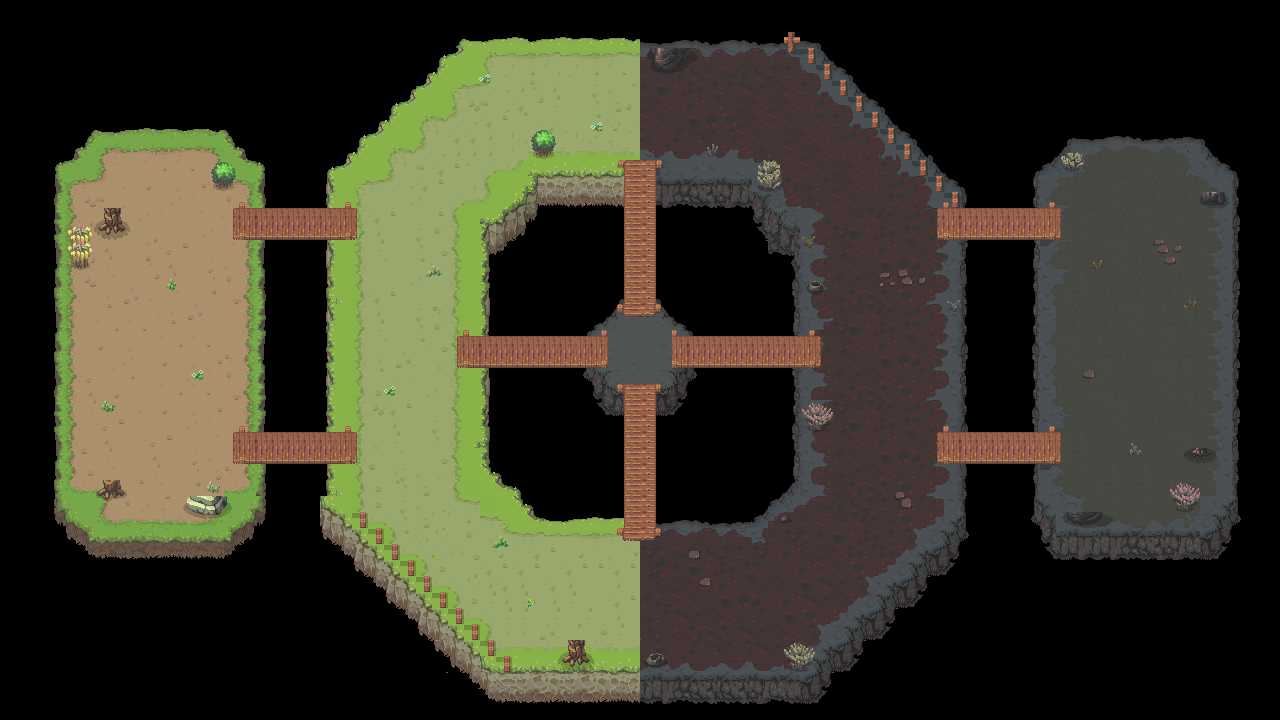

A level layout from a 2D game, rendered from its tile map. Below: a short description, then the map file with tile-grid data replaced by summaries:
An orthogonal 80x45 tile map with 16x16 px tiles, 5 tile layers (ground, ground_l2, water, tight_pup, ...), 20 tilesets.

<map version="1.8" tiledversion="1.8.4" orientation="orthogonal" renderorder="right-down" width="80" height="45" tilewidth="16" tileheight="16" infinite="0" nextlayerid="11" nextobjectid="1">
 <tileset firstgid="1" name="water_env" tilewidth="16" tileheight="16" tilecount="2400" columns="48">
  <image source="../tile/2DML_SET2/water_env.png" width="768" height="800" />
 </tileset>
 <tileset firstgid="2401" name="mainlevbuild" tilewidth="16" tileheight="16" tilecount="8000" columns="100">
  <image source="../tile/2DML_SET2/mainlevbuild.png" width="1600" height="1280" />
 </tileset>
 <tileset firstgid="10401" name="bush1A" tilewidth="32" tileheight="32" tilecount="12" columns="4">
  <image source="../tile/2DML_SET2/Animated/bush1A.png" width="128" height="96" />
  <tile id="0">
   <animation>
    <frame tileid="0" duration="100" />
    <frame tileid="1" duration="100" />
    <frame tileid="2" duration="100" />
    <frame tileid="3" duration="100" />
    <frame tileid="4" duration="100" />
    <frame tileid="5" duration="100" />
    <frame tileid="6" duration="100" />
    <frame tileid="7" duration="100" />
    <frame tileid="8" duration="100" />
    <frame tileid="9" duration="100" />
   </animation>
  </tile>
 </tileset>
 <tileset firstgid="10413" name="tree1A2000" tilewidth="64" tileheight="96" tilecount="10" columns="10">
  <image source="../tile/2DML_SET2/Animated/tree1A.png" width="640" height="128" />
  <tile id="0">
   <animation>
    <frame tileid="0" duration="100" />
    <frame tileid="1" duration="100" />
    <frame tileid="2" duration="100" />
    <frame tileid="3" duration="100" />
    <frame tileid="4" duration="100" />
    <frame tileid="5" duration="100" />
    <frame tileid="6" duration="100" />
    <frame tileid="7" duration="100" />
    <frame tileid="8" duration="100" />
    <frame tileid="9" duration="100" />
   </animation>
  </tile>
 </tileset>
 <tileset firstgid="10423" name="tree2A2000" tilewidth="64" tileheight="16" tilecount="60" columns="10">
  <image source="../tile/2DML_SET2/Animated/tree2A.png" width="640" height="96" />
  <tile id="0">
   <animation>
    <frame tileid="0" duration="100" />
    <frame tileid="1" duration="100" />
    <frame tileid="2" duration="100" />
    <frame tileid="3" duration="100" />
    <frame tileid="4" duration="100" />
    <frame tileid="5" duration="100" />
    <frame tileid="6" duration="100" />
    <frame tileid="7" duration="100" />
    <frame tileid="8" duration="100" />
    <frame tileid="9" duration="100" />
   </animation>
  </tile>
  <tile id="10">
   <animation>
    <frame tileid="10" duration="100" />
    <frame tileid="11" duration="100" />
    <frame tileid="12" duration="100" />
    <frame tileid="13" duration="100" />
    <frame tileid="14" duration="100" />
    <frame tileid="15" duration="100" />
    <frame tileid="16" duration="100" />
    <frame tileid="17" duration="100" />
    <frame tileid="18" duration="100" />
    <frame tileid="19" duration="100" />
   </animation>
  </tile>
  <tile id="20">
   <animation>
    <frame tileid="30" duration="100" />
    <frame tileid="31" duration="100" />
    <frame tileid="32" duration="100" />
    <frame tileid="33" duration="100" />
    <frame tileid="34" duration="100" />
    <frame tileid="35" duration="100" />
    <frame tileid="36" duration="100" />
    <frame tileid="37" duration="100" />
    <frame tileid="38" duration="100" />
    <frame tileid="39" duration="100" />
   </animation>
  </tile>
  <tile id="30">
   <animation>
    <frame tileid="30" duration="100" />
    <frame tileid="31" duration="100" />
    <frame tileid="32" duration="100" />
    <frame tileid="33" duration="100" />
    <frame tileid="34" duration="100" />
    <frame tileid="35" duration="100" />
    <frame tileid="36" duration="100" />
    <frame tileid="37" duration="100" />
    <frame tileid="38" duration="100" />
    <frame tileid="39" duration="100" />
   </animation>
  </tile>
  <tile id="40">
   <animation>
    <frame tileid="40" duration="100" />
    <frame tileid="41" duration="100" />
    <frame tileid="42" duration="100" />
    <frame tileid="43" duration="100" />
    <frame tileid="44" duration="100" />
    <frame tileid="45" duration="100" />
    <frame tileid="46" duration="100" />
    <frame tileid="47" duration="100" />
    <frame tileid="48" duration="100" />
    <frame tileid="49" duration="100" />
   </animation>
  </tile>
 </tileset>
 <tileset firstgid="10483" name="tree1B2000" tilewidth="64" tileheight="96" tilecount="10" columns="10">
  <image source="../tile/2DML_SET2/Animated/tree1B.png" width="640" height="128" />
  <tile id="0">
   <animation>
    <frame tileid="0" duration="100" />
    <frame tileid="1" duration="100" />
    <frame tileid="2" duration="100" />
    <frame tileid="3" duration="100" />
    <frame tileid="4" duration="100" />
    <frame tileid="5" duration="100" />
    <frame tileid="6" duration="100" />
    <frame tileid="7" duration="100" />
    <frame tileid="8" duration="100" />
    <frame tileid="9" duration="100" />
   </animation>
  </tile>
 </tileset>
 <tileset firstgid="10493" name="tree1A3000" tilewidth="64" tileheight="16" tilecount="80" columns="10">
  <image source="../tile/2DML_SET2/Animated/tree1A.png" width="640" height="128" />
 </tileset>
 <tileset firstgid="10573" name="decorative_props" tilewidth="16" tileheight="16" tilecount="1024" columns="32">
  <image source="../tile/2DML_SET2/decorative_props.png" width="512" height="512" />
 </tileset>
 <tileset firstgid="11597" name="other_props" tilewidth="16" tileheight="16" tilecount="256" columns="16">
  <image source="../tile/2DML_SET2/other_props.png" width="256" height="256" />
 </tileset>
 <tileset firstgid="11853" name="bush3B" tilewidth="32" tileheight="32" tilecount="12" columns="4">
  <image source="../tile/2DML_SET2/Animated/bush3B.png" width="128" height="96" />
  <tile id="0">
   <animation>
    <frame tileid="0" duration="100" />
    <frame tileid="1" duration="100" />
    <frame tileid="2" duration="100" />
    <frame tileid="3" duration="100" />
    <frame tileid="4" duration="100" />
    <frame tileid="5" duration="100" />
    <frame tileid="6" duration="100" />
    <frame tileid="7" duration="100" />
    <frame tileid="8" duration="100" />
    <frame tileid="9" duration="100" />
   </animation>
  </tile>
 </tileset>
 <tileset firstgid="11865" name="tree1B3000" tilewidth="64" tileheight="16" tilecount="80" columns="10">
  <image source="../tile/2DML_SET2/Animated/tree1B.png" width="640" height="128" />
 </tileset>
 <tileset firstgid="11945" name="tree1B" tilewidth="64" tileheight="128" tilecount="10" columns="10">
  <image source="../tile/2DML_SET2/Animated/tree1B.png" width="640" height="128" />
  <tile id="0">
   <animation>
    <frame tileid="0" duration="100" />
    <frame tileid="1" duration="100" />
    <frame tileid="2" duration="100" />
    <frame tileid="3" duration="100" />
    <frame tileid="4" duration="100" />
    <frame tileid="5" duration="100" />
    <frame tileid="6" duration="100" />
    <frame tileid="7" duration="100" />
    <frame tileid="8" duration="100" />
    <frame tileid="9" duration="100" />
   </animation>
  </tile>
 </tileset>
 <tileset firstgid="11955" name="tree1A" tilewidth="64" tileheight="128" tilecount="10" columns="10">
  <image source="../tile/2DML_SET2/Animated/tree1A.png" width="640" height="128" />
  <tile id="0">
   <animation>
    <frame tileid="0" duration="100" />
    <frame tileid="1" duration="100" />
    <frame tileid="2" duration="100" />
    <frame tileid="3" duration="100" />
    <frame tileid="4" duration="100" />
    <frame tileid="5" duration="100" />
    <frame tileid="6" duration="100" />
    <frame tileid="7" duration="100" />
    <frame tileid="8" duration="100" />
    <frame tileid="9" duration="100" />
   </animation>
  </tile>
 </tileset>
 <tileset firstgid="11965" name="tree2B2000" tilewidth="64" tileheight="16" tilecount="60" columns="10">
  <image source="../tile/2DML_SET2/Animated/tree2B.png" width="640" height="96" />
  <tile id="0">
   <animation>
    <frame tileid="0" duration="100" />
    <frame tileid="1" duration="100" />
    <frame tileid="2" duration="100" />
    <frame tileid="3" duration="100" />
    <frame tileid="4" duration="100" />
    <frame tileid="5" duration="100" />
    <frame tileid="6" duration="100" />
    <frame tileid="7" duration="100" />
    <frame tileid="8" duration="100" />
    <frame tileid="9" duration="100" />
   </animation>
  </tile>
  <tile id="10">
   <animation>
    <frame tileid="10" duration="100" />
    <frame tileid="11" duration="100" />
    <frame tileid="12" duration="100" />
    <frame tileid="13" duration="100" />
    <frame tileid="14" duration="100" />
    <frame tileid="15" duration="100" />
    <frame tileid="16" duration="100" />
    <frame tileid="17" duration="100" />
    <frame tileid="18" duration="100" />
    <frame tileid="19" duration="100" />
   </animation>
  </tile>
  <tile id="20">
   <animation>
    <frame tileid="20" duration="100" />
    <frame tileid="21" duration="100" />
    <frame tileid="22" duration="100" />
    <frame tileid="23" duration="100" />
    <frame tileid="24" duration="100" />
    <frame tileid="25" duration="100" />
    <frame tileid="26" duration="100" />
    <frame tileid="27" duration="100" />
    <frame tileid="28" duration="100" />
    <frame tileid="29" duration="100" />
   </animation>
  </tile>
  <tile id="30">
   <animation>
    <frame tileid="30" duration="100" />
    <frame tileid="31" duration="100" />
    <frame tileid="32" duration="100" />
    <frame tileid="33" duration="100" />
    <frame tileid="34" duration="100" />
    <frame tileid="35" duration="100" />
    <frame tileid="36" duration="100" />
    <frame tileid="37" duration="100" />
    <frame tileid="38" duration="100" />
    <frame tileid="39" duration="100" />
   </animation>
  </tile>
  <tile id="40">
   <animation>
    <frame tileid="40" duration="100" />
    <frame tileid="41" duration="100" />
    <frame tileid="42" duration="100" />
    <frame tileid="43" duration="100" />
    <frame tileid="44" duration="100" />
    <frame tileid="45" duration="100" />
    <frame tileid="46" duration="100" />
    <frame tileid="47" duration="100" />
    <frame tileid="48" duration="100" />
    <frame tileid="49" duration="100" />
   </animation>
  </tile>
 </tileset>
 <tileset firstgid="12025" name="tree2A" tilewidth="64" tileheight="96" tilecount="10" columns="10">
  <image source="../tile/2DML_SET2/Animated/tree2A.png" width="640" height="96" />
  <tile id="0">
   <animation>
    <frame tileid="0" duration="100" />
    <frame tileid="1" duration="100" />
    <frame tileid="2" duration="100" />
    <frame tileid="3" duration="100" />
    <frame tileid="4" duration="100" />
    <frame tileid="5" duration="100" />
    <frame tileid="6" duration="100" />
    <frame tileid="7" duration="100" />
    <frame tileid="8" duration="100" />
    <frame tileid="9" duration="100" />
   </animation>
  </tile>
 </tileset>
 <tileset firstgid="12035" name="tree2B" tilewidth="64" tileheight="96" tilecount="10" columns="10">
  <image source="../tile/2DML_SET2/Animated/tree2B.png" width="640" height="96" />
  <tile id="0">
   <animation>
    <frame tileid="0" duration="100" />
    <frame tileid="1" duration="100" />
    <frame tileid="2" duration="100" />
    <frame tileid="3" duration="100" />
    <frame tileid="4" duration="100" />
    <frame tileid="5" duration="100" />
    <frame tileid="6" duration="100" />
    <frame tileid="7" duration="100" />
    <frame tileid="8" duration="100" />
    <frame tileid="9" duration="100" />
   </animation>
  </tile>
 </tileset>
 <tileset firstgid="12045" name="mainlevbuild2" tilewidth="16" tileheight="16" tilecount="7040" columns="110">
  <image source="../tile/2DML_SET3/mainlevbuild.png" width="1760" height="1024" />
 </tileset>
 <tileset firstgid="19085" name="decorative_props2" tilewidth="16" tileheight="16" tilecount="1024" columns="32">
  <image source="../tile/2DML_SET3/decorative_props.png" width="512" height="512" />
 </tileset>
 <tileset firstgid="20109" name="rocksmoke4" tilewidth="32" tileheight="32" tilecount="8" columns="4">
  <image source="../tile/2DML_SET3/Animated/rocksmoke4.png" width="128" height="64" />
  <tile id="0">
   <animation>
    <frame tileid="0" duration="200" />
    <frame tileid="1" duration="200" />
    <frame tileid="2" duration="200" />
    <frame tileid="3" duration="200" />
    <frame tileid="4" duration="200" />
    <frame tileid="5" duration="200" />
   </animation>
  </tile>
 </tileset>
 <tileset firstgid="20117" name="rocksmoke3" tilewidth="32" tileheight="32" tilecount="8" columns="4">
  <image source="../tile/2DML_SET3/Animated/rocksmoke3.png" width="128" height="64" />
  <tile id="0">
   <animation>
    <frame tileid="0" duration="200" />
    <frame tileid="1" duration="200" />
    <frame tileid="2" duration="200" />
    <frame tileid="3" duration="200" />
    <frame tileid="4" duration="200" />
    <frame tileid="5" duration="200" />
   </animation>
  </tile>
 </tileset>
 <layer id="1" name="ground" width="80" height="45">
  <data>[3600 cells, 1752 non-empty, 646 distinct tile ids]</data>
 </layer>
 <layer id="9" name="ground_l2" width="80" height="45">
  <data>[3600 cells, 1545 non-empty, 551 distinct tile ids]</data>
 </layer>
 <layer id="4" name="water" width="80" height="45">
  <data>[3600 cells, 189 non-empty, 33 distinct tile ids]</data>
 </layer>
 <layer id="6" name="tight_pup" width="80" height="45">
  <data>[3600 cells, 4 non-empty, 4 distinct tile ids]</data>
 </layer>
 <layer id="8" name="object_pup" width="80" height="45">
  <data>[3600 cells, 155 non-empty, 122 distinct tile ids]</data>
 </layer>
</map>
